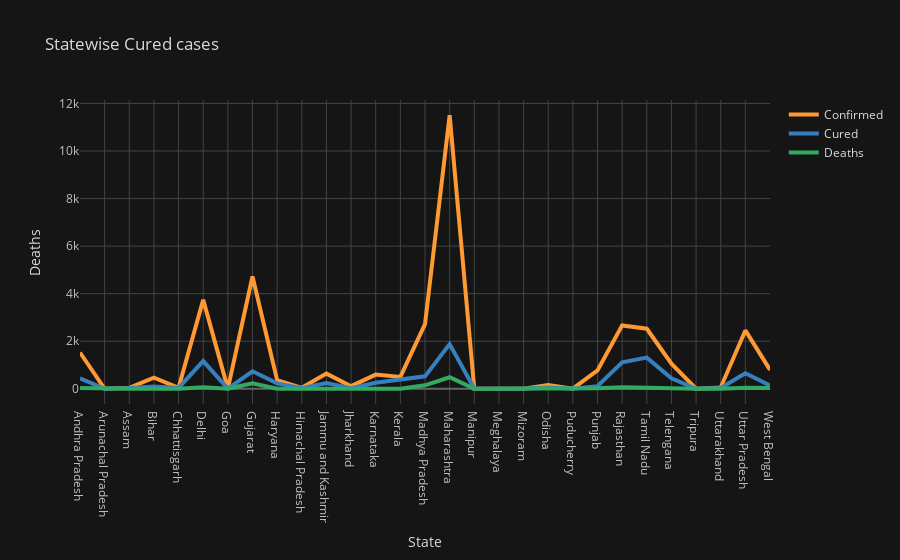

The code cell stored with this chart in its notebook:
### Code cell
fig_collected.show()

### Figure 1 — Plotly figure (JSON) as saved in the notebook; plotly's stock layout.template omitted (floating-point values rounded to 4 significant figures)
{"data": [{"line": {"color": "rgba(255, 153, 51, 1.0)", "dash": "solid", "shape": "linear", "width": 4}, "mode": "lines", "name": "Confirmed", "text": "", "type": "scatter", "x": ["Andhra Pradesh", "Arunachal Pradesh", "Assam", "Bihar", "Chhattisgarh", "Delhi", "Goa", "Gujarat", "Haryana", "Himachal Pradesh", "Jammu and Kashmir", "Jharkhand", "Karnataka", "Kerala", "Madhya Pradesh", "Maharashtra", "Manipur", "Meghalaya", "Mizoram", "Odisha", "Puducherry", "Punjab", "Rajasthan", "Tamil Nadu", "Telengana", "Tripura", "Uttarakhand", "Uttar Pradesh", "West Bengal"], "y": [1525, 1, 43, 471, 43, 3738, 7, 4721, 360, 40, 639, 111, 598, 498, 2719, 11506, 2, 12, 1, 154, 8, 772, 2666, 2526, 1057, 2, 58, 2455, 795]}, {"line": {"color": "rgba(55, 128, 191, 1.0)", "dash": "solid", "shape": "linear", "width": 4}, "mode": "lines", "name": "Cured", "text": "", "type": "scatter", "x": ["Andhra Pradesh", "Arunachal Pradesh", "Assam", "Bihar", "Chhattisgarh", "Delhi", "Goa", "Gujarat", "Haryana", "Himachal Pradesh", "Jammu and Kashmir", "Jharkhand", "Karnataka", "Kerala", "Madhya Pradesh", "Maharashtra", "Manipur", "Meghalaya", "Mizoram", "Odisha", "Puducherry", "Punjab", "Rajasthan", "Tamil Nadu", "Telengana", "Tripura", "Uttarakhand", "Uttar Pradesh", "West Bengal"], "y": [441, 1, 32, 98, 36, 1167, 7, 735, 227, 30, 247, 20, 255, 392, 524, 1879, 2, 0, 0, 55, 5, 112, 1116, 1312, 441, 2, 37, 656, 139]}, {"line": {"color": "rgba(50, 171, 96, 1.0)", "dash": "solid", "shape": "linear", "width": 4}, "mode": "lines", "name": "Deaths", "text": "", "type": "scatter", "x": ["Andhra Pradesh", "Arunachal Pradesh", "Assam", "Bihar", "Chhattisgarh", "Delhi", "Goa", "Gujarat", "Haryana", "Himachal Pradesh", "Jammu and Kashmir", "Jharkhand", "Karnataka", "Kerala", "Madhya Pradesh", "Maharashtra", "Manipur", "Meghalaya", "Mizoram", "Odisha", "Puducherry", "Punjab", "Rajasthan", "Tamil Nadu", "Telengana", "Tripura", "Uttarakhand", "Uttar Pradesh", "West Bengal"], "y": [33, 0, 1, 3, 0, 61, 0, 236, 4, 1, 8, 3, 25, 4, 145, 485, 0, 1, 0, 1, 0, 20, 62, 28, 26, 0, 0, 43, 33]}], "layout": {"bargroupgap": 1, "legend": {"bgcolor": "#151516", "font": {"color": "#D9D9D9"}}, "paper_bgcolor": "#151516", "plot_bgcolor": "#151516", "title": {"font": {"color": "#D9D9D9"}, "text": "Statewise Cured cases"}, "xaxis": {"gridcolor": "#434343", "showgrid": true, "tickfont": {"color": "#C2C2C2"}, "title": {"font": {"color": "#D9D9D9"}, "text": "State"}, "zerolinecolor": "#666570"}, "yaxis": {"gridcolor": "#434343", "showgrid": true, "tickfont": {"color": "#C2C2C2"}, "title": {"font": {"color": "#D9D9D9"}, "text": "Deaths"}, "zerolinecolor": "#666570"}}}
